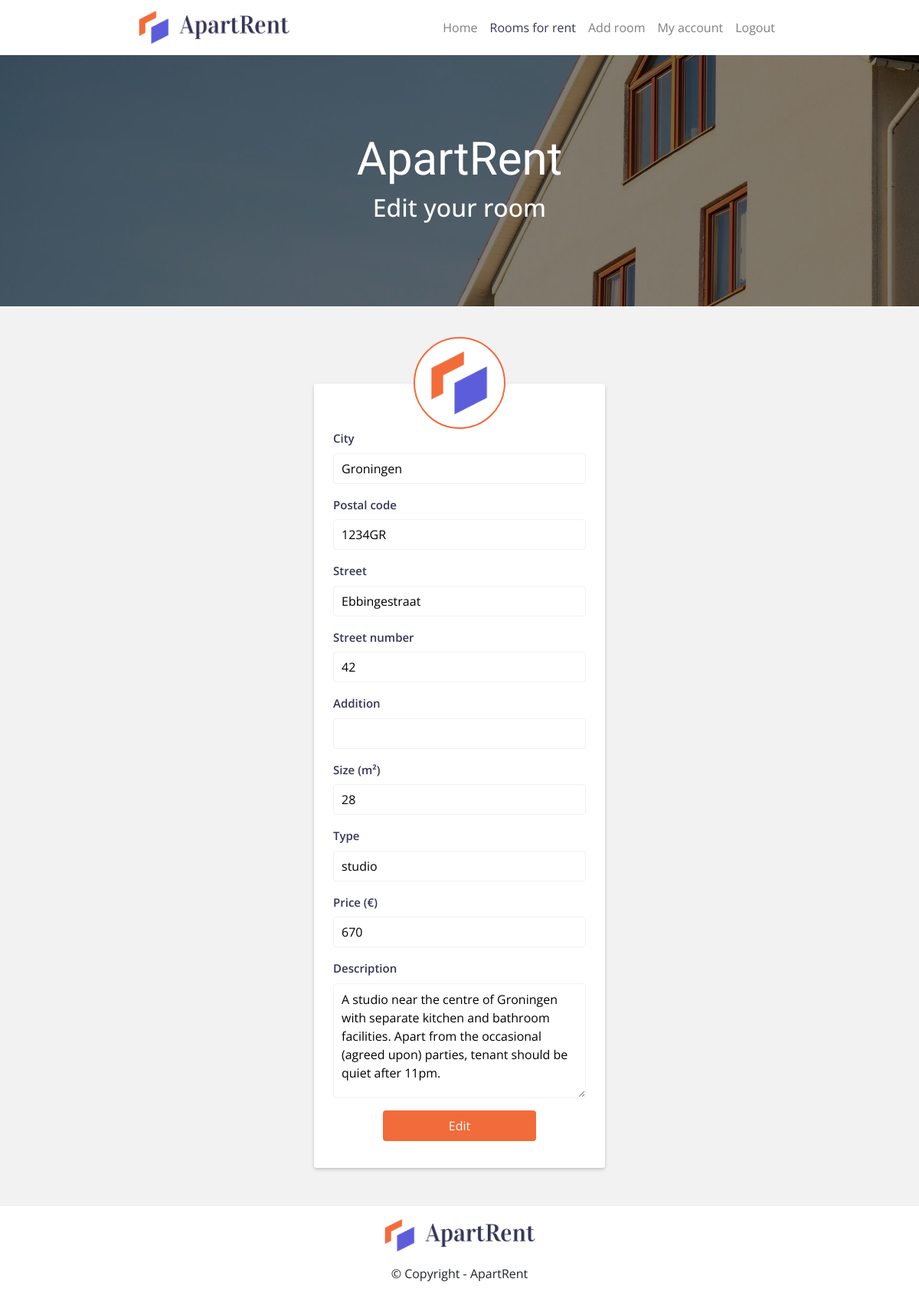
Screenshot of /edit-room/?id=27 (signed in) with the database file from the repository.
### tables this page shows
CREATE TABLE `rooms` (
  `id` int(11) NOT NULL,
  `owner_id` int(11) NOT NULL,
  `city` varchar(255) NOT NULL,
  `postal_code` varchar(255) NOT NULL,
  `street` varchar(255) NOT NULL,
  `street_number` int(11) NOT NULL,
  `addition` varchar(255) DEFAULT NULL,
  `size` int(11) NOT NULL,
  `type` varchar(255) NOT NULL,
  `price` int(11) NOT NULL,
  `description` varchar(255) NOT NULL
);

### views/add-edit-room.php (the view, shortened to what this page needs)
<!doctype html>
<html lang="en">
    <head>
        <?= $head_upper_content ?>
        <link rel="stylesheet" href="/DDWT18_final/css/add-edit-room.css">
        <link rel="stylesheet" href="/DDWT18_final/css/form.css">
    </head>
    <body>
        <?= $navigation ?>
        <div class="jumbotron jumbotron-fluid add-edit-jumbo">
            <div class="container hero-container">
                <div class="hero-text">
                    <h1 class="display-4"><?= $header_title ?></h1>
                    <h2 class="display-6"><?= $header_subtitle ?></h2>
                </div>
            </div>
        </div>
        <div class="container">
            <div class="row justify-content-center add-row">
                <div class="col-lg-12 top-col">
                    <div class="apr-logo">
                        <img src="/DDWT18_final/resources/logo/apartrent-logo-square.png">
                    </div>
                </div>
                <div class="col-lg-4 single-col">
                    <form action=<?=$form_action?> method="POST" enctype="multipart/form-data">
                        <div class="form-row">
                            <label for="city">City</label>
                            <input type="text" name="city" value="<?php if (isset($room_info)){echo htmlspecialchars($room_info['city']);} ?>" required>
                        </div>
                        <div class="form-row">
                            <label for="postal_code">Postal code</label>
                            <input placeholder="1010AB" type="text" name="postal_code" value="<?php if (isset($room_info)){echo htmlspecialchars($room_info['postal_code']);} ?>" required>
                        </div>
                        <div class="form-row">
                            <label for="street">Street</label>
                            <input type="text" name="street" value="<?php if (isset($room_info)){echo htmlspecialchars($room_info['street']);} ?>" required>
                        </div>
                        <div class="form-row">
                            <label for="street_number">Street number</label>
                            <input type="text" name="street_number" value="<?php if (isset($room_info)){echo htmlspecialchars($room_info['street_number']);} ?>" required>
                        </div>
                        <div class="form-row">
                            <label for="addition">Addition</label>
                            <input type="text" name="addition" value="<?php if (isset($room_info)){echo htmlspecialchars($room_info['addition']);} ?>">
                        </div>
                        <div class="form-row">
                            <label for="size">Size (m²)</label>
                            <input type="text" name="size" value="<?php if (isset($room_info)){echo htmlspecialchars($room_info['size']);} ?>">
                        </div>
                        <div class="form-row">
                            <label for="type">Type</label>
                            <input type="text" name="type" value="<?php if (isset($room_info)){echo htmlspecialchars($room_info['type']);} ?>">
                        </div>
                        <div class="form-row">
                            <label for="price">Price (€)</label>
                            <input type="text" name="price" value="<?php if (isset($room_info)){echo htmlspecialchars($room_info['price']);} ?>">
                        </div>
                        <div class="form-row">
                            <label for="description">Description</label>
                            <textarea name="description" placeholder="A beautiful room (giraffes only)!"><?php if (isset($room_info)){echo htmlspecialchars($room_info['description']);}?></textarea>
                        </div>
                        <div class="btn-wrapper">
                            <button type="submit"><?= $submit_btn ?></button>
                        </div>
                    </form>
                </div>
            </div>
        </div>
        <?= $footer ?>
    </body>
</html>

### css/main.css (style rules this page uses)
body { font-family: 'Open Sans', sans-serif; background-color: #f2f2f2; }
.jumbotron { color: white; background-position: center; background-repeat: no-repeat; background-size: cover; position: relative; margin-bottom: 0; }
.jumbotron:before { content:""; display: block; position: absolute; top: 0; left: 0; width: 100%; background-color: rgba(0, 0, 0, .5); }
@media screen and (min-width: 992px) { .jumbotron { padding-top: 71px; padding-bottom: 71px; } }
@media screen and (min-width: 992px) { .jumbotron { height: 500px; } }
@media screen and (min-width: 992px) { .jumbotron:before { height: 500px; } }
@media screen and (min-width: 992px) { .hero-container { padding-top: 70px; } }
@media screen and (min-width: 768px) { .jumbotron { padding-top: 71px; padding-bottom: 71px; } }
@media screen and (min-width: 768px) { .jumbotron:before { height: 400px; } }
@media screen and (min-width: 768px) { .jumbotron { height: 400px; } }
@media screen and (min-width: 768px) { .hero-container { padding-top: 70px; } }
@media screen and (min-width: 768px) { .hero-text h1 { font-size: 60px; } }
.hero-container { position: relative; display: flex; align-items: center; justify-content: center; height: 100%; }
.hero-text { text-align: center; }
.hero-text h1 { font-family: 'Vidaloka', serif; }

### css/add-edit-room.css (style rules this page uses)
.jumbotron.add-edit-jumbo { background-image: url("/DDWT18_final/resources/headers/add-edit-header.jpeg"); }

### css/form.css (style rules this page uses)
.form-row { margin-bottom: 16px; margin-left: 0; margin-right: 0; }
textarea { height: 150px; }
textarea { padding-top: 8px; }
label { font-weight: 600; color: #353558; margin-bottom: 8px; font-size: 15px; width: 100%; }
input, textarea { width: 100%; border-radius: 4px; border: 1px solid #f2f2f2; padding-left: 10px; }
input { height: 40px; }
textarea { min-height: 150px; }
.btn-wrapper button { width: 200px; color: white; height: 40px; background-color: #f26b3a; border-radius: 4px; margin: 0 auto 0 auto; border: none; }
.btn-wrapper { display: flex; justify-content: center; margin-bottom: 10px; }
.single-col { background-color: #fff; border-radius: 3px; margin-top: 100px; padding: 60px 25px 25px 25px; margin-bottom: 50px; box-shadow: 0 2px 4px 0 rgba(0,0,0,.2); }
.apr-logo { position: absolute; top: 40px; left: 0; right: 0; margin: 0 auto; background-color: white; width: 120px; height: 120px; border: solid 2px #f26b3a; border-radius: 50%; display: flex; justify-content: center; align-items: center; z-index: 100; }
.apr-logo img { width: 65%; height: auto; }

### rows the page displays
rooms: city "Groningen", postal_code "1234GR", street "Ebbingestraat", street_number "42", size "28", type "studio", price "670", description "A studio near the centre of Groningen with separate kitchen and bathroom facilities. Apart from the occasional (agreed upon) parties, tenant should be quiet after 11pm."

### other values shown
$info['name'] "Home"
$template[$active_id]['name'] "Rooms for rent"
$info['name'] "Add room"
$info['name'] "My account"
$info['name'] "Logout"
$header_title "ApartRent"
$header_subtitle "Edit your room"
$submit_btn "Edit"
